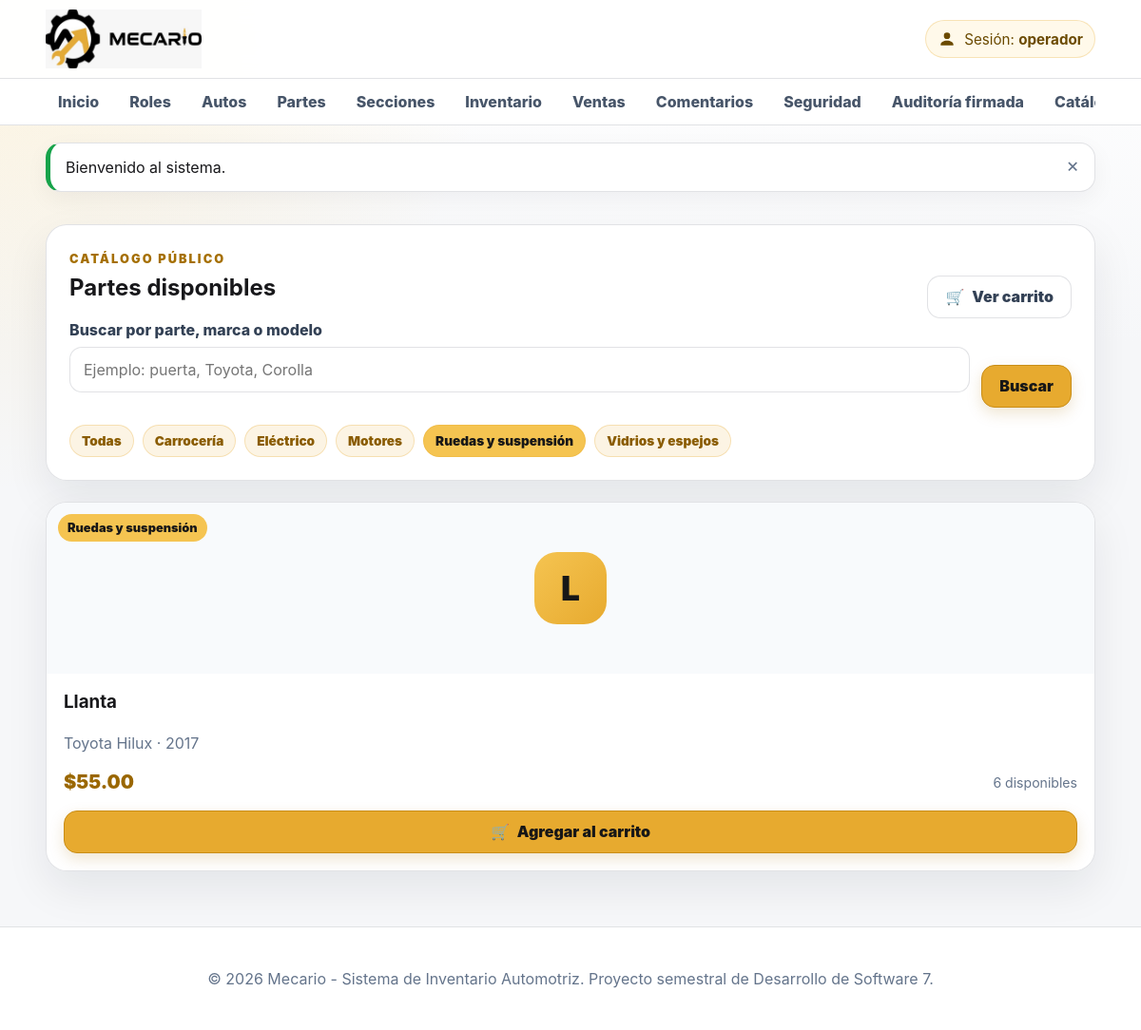
The app's page /public/categoria/5 (signed in), older data.
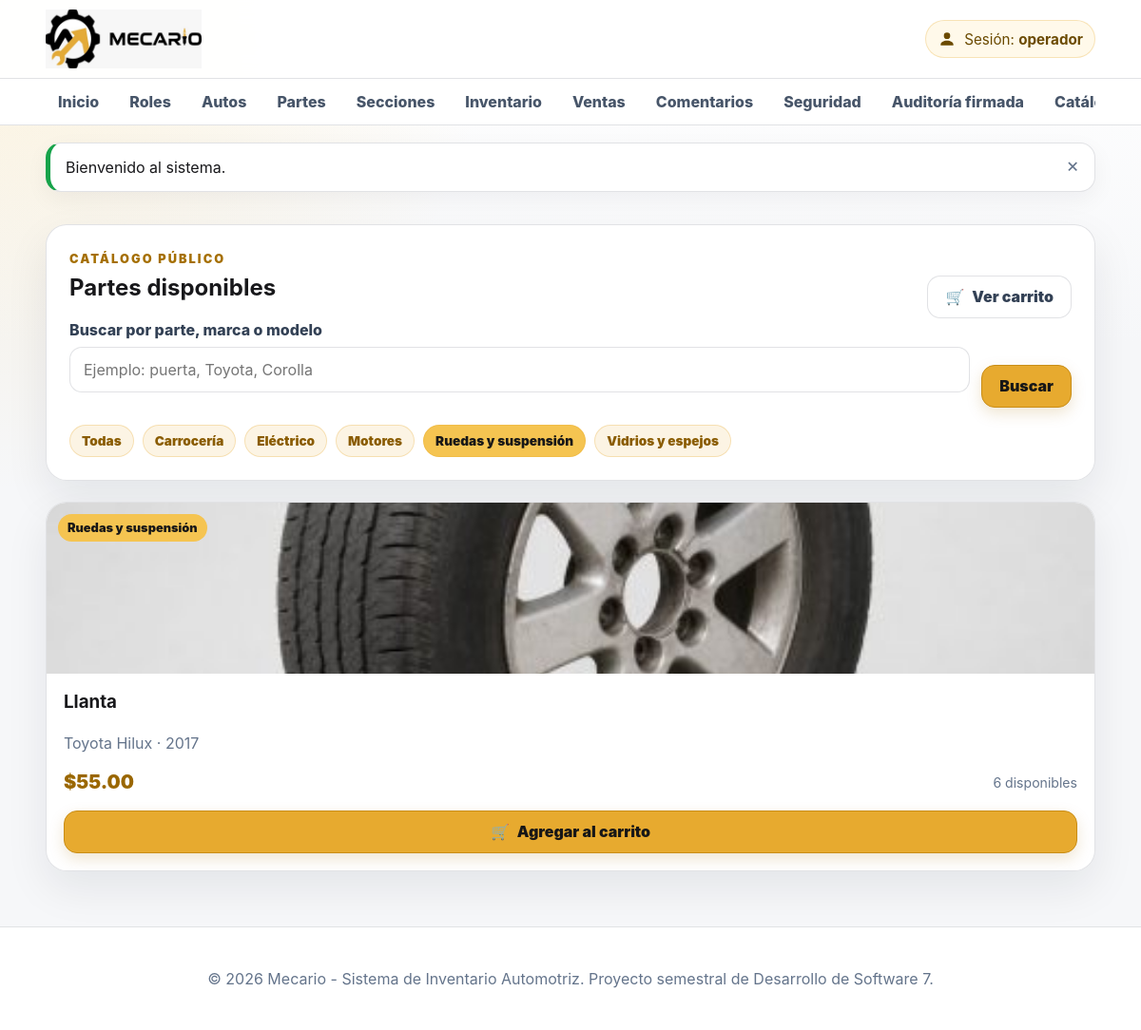
The same page, newer data.
### tables this page shows
CREATE TABLE IF NOT EXISTS inventario_partes (
    id_inventario INT UNSIGNED AUTO_INCREMENT PRIMARY KEY,
    id_auto INT UNSIGNED NOT NULL,
    id_parte INT UNSIGNED NOT NULL,
    id_seccion INT UNSIGNED NOT NULL,
    creado_por INT UNSIGNED NOT NULL,
    codigo_inventario VARCHAR(50) NOT NULL UNIQUE,
    descripcion_corta VARCHAR(255) NOT NULL,
    observaciones TEXT NULL,
    condicion_pieza ENUM('Excelente','Buena','Regular','Para reparar') NOT NULL DEFAULT 'Buena',
    precio DECIMAL(12,2) NOT NULL,
    cantidad INT UNSIGNED NOT NULL DEFAULT 0,
    thumbnail VARCHAR(255) NULL,
    imagen_grande VARCHAR(255) NULL,
    activo TINYINT(1) NOT NULL DEFAULT 1,
    fecha_creacion DATETIME NOT NULL DEFAULT CURRENT_TIMESTAMP,
    fecha_actualizacion DATETIME NULL DEFAULT NULL ON UPDATE CURRENT_TIMESTAMP,
    CONSTRAINT fk_inventario_auto FOREIGN KEY (id_auto) REFERENCES autos(id_auto)
        ON UPDATE CASCADE ON DELETE RESTRICT,
    CONSTRAINT fk_inventario_parte FOREIGN KEY (id_parte) REFERENCES partes(id_parte)
        ON UPDATE CASCADE ON DELETE RESTRICT,
    CONSTRAINT fk_inventario_seccion FOREIGN KEY (id_seccion) REFERENCES secciones(id_seccion)
        ON UPDATE CASCADE ON DELETE RESTRICT,
    CONSTRAINT fk_inventario_usuario FOREIGN KEY (creado_por) REFERENCES usuarios(id_usuario)
        ON UPDATE CASCADE ON DELETE RESTRICT,
    CONSTRAINT chk_inventario_precio CHECK (precio >= 0),
    CONSTRAINT chk_inventario_activo CHECK (activo IN (0,1)),
    INDEX idx_inventario_publico (activo,cantidad),
    INDEX idx_inventario_filtros (id_parte,id_auto,id_seccion),
    INDEX idx_inventario_descripcion (descripcion_corta)
);

CREATE TABLE IF NOT EXISTS partes (
    id_parte INT UNSIGNED AUTO_INCREMENT PRIMARY KEY,
    nombre_parte VARCHAR(100) NOT NULL UNIQUE,
    descripcion VARCHAR(255) NULL,
    activo TINYINT(1) NOT NULL DEFAULT 1,
    fecha_creacion DATETIME NOT NULL DEFAULT CURRENT_TIMESTAMP,
    fecha_actualizacion DATETIME NULL DEFAULT NULL ON UPDATE CURRENT_TIMESTAMP,
    CONSTRAINT chk_parte_activo CHECK (activo IN (0,1)),
    INDEX idx_parte_nombre (nombre_parte)
);

CREATE TABLE IF NOT EXISTS secciones (
    id_seccion INT UNSIGNED AUTO_INCREMENT PRIMARY KEY,
    codigo VARCHAR(30) NOT NULL UNIQUE,
    nombre_seccion VARCHAR(100) NOT NULL UNIQUE,
    descripcion VARCHAR(255) NULL,
    activo TINYINT(1) NOT NULL DEFAULT 1,
    fecha_creacion DATETIME NOT NULL DEFAULT CURRENT_TIMESTAMP,
    fecha_actualizacion DATETIME NULL DEFAULT NULL ON UPDATE CURRENT_TIMESTAMP,
    CONSTRAINT chk_seccion_activo CHECK (activo IN (0,1))
);

CREATE TABLE IF NOT EXISTS autos (
    id_auto INT UNSIGNED AUTO_INCREMENT PRIMARY KEY,
    marca VARCHAR(80) NOT NULL,
    modelo VARCHAR(100) NOT NULL,
    anio SMALLINT UNSIGNED NOT NULL,
    descripcion VARCHAR(255) NULL,
    activo TINYINT(1) NOT NULL DEFAULT 1,
    fecha_creacion DATETIME NOT NULL DEFAULT CURRENT_TIMESTAMP,
    fecha_actualizacion DATETIME NULL DEFAULT NULL ON UPDATE CURRENT_TIMESTAMP,
    CONSTRAINT uq_auto_marca_modelo_anio UNIQUE (marca,modelo,anio),
    CONSTRAINT chk_auto_activo CHECK (activo IN (0,1)),
    INDEX idx_auto_busqueda (marca,modelo,anio)
);

### app/Controllers/PublicController.php (called while the page is built, shortened)
<?php
final class PublicController
{
    private Database $db;
    public function __construct()
    {
        $this->db = Database::getInstancia();
    }
    public function categoria(string $id): void
    {
        $idSeccion = Sanitizer::entero($id);
        View::renderizar('publico/catalogo', [
            'titulo' => 'Catálogo de partes',
            'secciones' => $this->obtenerSecciones(),
            'resultados' => $this->obtenerCatalogo(idSeccion: $idSeccion),
            'busqueda' => '',
            'idSeccion' => $idSeccion,
        ]);
    }
    private function obtenerSecciones(): array
    {
        return $this->db->consultarTodos(
            'SELECT id_seccion, codigo, nombre_seccion
                FROM secciones
                WHERE activo = 1
                ORDER BY nombre_seccion'
        );
    }
    private function obtenerCatalogo(
        string $busqueda = '',
        ?int $idSeccion = null,
        ?int $limite = null
    ): array {
        $condiciones = ['ip.activo = 1', 'ip.cantidad > 0'];
        $parametros = [];
        if ($idSeccion !== null && $idSeccion > 0) {
            $condiciones[] = 'ip.id_seccion = :id_seccion';
            $parametros['id_seccion'] = $idSeccion;
        }
        $sql = 'SELECT
                ip.id_inventario,
                ip.descripcion_corta,
                ip.condicion_pieza,
                ip.precio,
                ip.cantidad,
                ip.thumbnail,
                ip.imagen_grande,
                a.marca,
                a.modelo,
                a.anio,
                p.nombre_parte,
                s.nombre_seccion
            FROM inventario_partes ip
            INNER JOIN autos a ON a.id_auto = ip.id_auto
            INNER JOIN partes p ON p.id_parte = ip.id_parte
            INNER JOIN secciones s ON s.id_seccion = ip.id_seccion
            WHERE ' . implode(' AND ', $condiciones) . '
            ORDER BY ip.fecha_creacion DESC';
        return $this->db->consultarTodos($sql, $parametros);
    }
}

### public/index.php (called while the page is built, shortened)
<?php
$router = new Router();
$router->despachar();

### app/Helpers/Url.php (called while the page is built, shortened)
<?php
final class Url
{
    public static function base(): string
    {
        $script = str_replace(
            '\\',
            '/',
            $_SERVER['SCRIPT_NAME'] ?? '/public/index.php'
        );
        $base = rtrim(dirname($script), '/');
        return $base === '.' ? '' : $base;
    }
    public static function ruta(string $ruta = '/'): string
    {
        $ruta = '/' . ltrim($ruta, '/');
        return self::base() . ($ruta === '//' ? '/' : $ruta);
    }
    public static function upload(string $archivo): string
    {
        $baseProyecto = dirname(self::base());
        return rtrim($baseProyecto, '/') . '/' . ltrim($archivo, '/');
    }
}

### app/Helpers/Sanitizer.php (called while the page is built, shortened)
<?php
final class Sanitizer
{
    public static function html(mixed $valor): string
    {
        return htmlspecialchars(
            (string) $valor,
            ENT_QUOTES | ENT_SUBSTITUTE,
            'UTF-8'
        );
    }
}

### app/Core/Database.php (called while the page is built, shortened)
<?php
final class Database
{
    private PDO $conexion;
    private function __construct()
    {
        $config = require dirname(__DIR__, 2) . '/config/config.php';
        $db = $config['database'];
        $dsn = sprintf(
            'mysql:host=%s;port=%s;dbname=%s;charset=%s',
            $db['host'],
            $db['port'],
            $db['name'],
            $db['charset']
        );
        try {
            $this->conexion = new PDO(
                $dsn,
                $db['user'],
                $db['password'],
                [
                    PDO::ATTR_ERRMODE => PDO::ERRMODE_EXCEPTION,
                    PDO::ATTR_DEFAULT_FETCH_MODE => PDO::FETCH_ASSOC,
                    PDO::ATTR_EMULATE_PREPARES => false,
                ]
            );
        } catch (PDOException $exception) {
            throw new RuntimeException(
                'No se pudo conectar con la base de datos.',
                0,
                $exception
            );
        }
    }
    public function consultar(string $sql, array $parametros = []): PDOStatement
    {
        $sentencia = $this->conexion->prepare($sql);
        $sentencia->execute($parametros);
        return $sentencia;
    }
    public function consultarTodos(string $sql, array $parametros = []): array
    {
        return $this->consultar($sql, $parametros)->fetchAll();
    }
}

### app/Views/publico/catalogo.php (the view, shortened to what the changed rows need)
<main class="container">
    <section class="card catalogo-encabezado">
        <span class="eyebrow">Catálogo público</span>
        <div class="catalog-title-row"><h1>Partes disponibles</h1><a class="btn btn-secundario" href="<?= Sanitizer::html(Url::ruta('/carrito')) ?>"><span aria-hidden="true">🛒</span> Ver carrito</a></div>
        <form
            class="form-busqueda"
            action="<?= Sanitizer::html(Url::ruta('/catalogo')) ?>"
            method="GET"
        >
            <div class="form-group form-group-busqueda">
                <label for="q">Buscar por parte, marca o modelo</label>
                <input
                    type="text"
                    id="q"
                    name="q"
                    placeholder="Ejemplo: puerta, Toyota, Corolla"
                    value="<?= Sanitizer::html($busqueda) ?>"
                >
            </div>
            <button class="btn" type="submit">Buscar</button>
        </form>
        <?php if ($secciones !== []): ?>
            <div class="chips">
                <a
                    class="chip <?= $idSeccion === null ? 'chip-activo' : '' ?>"
                    href="<?= Sanitizer::html(Url::ruta('/catalogo')) ?>"
                >
                    Todas
                </a>
                <?php foreach ($secciones as $seccion): ?>
                    <a
                        class="chip <?= (
                            $idSeccion === (int) $seccion['id_seccion']
                        ) ? 'chip-activo' : '' ?>"
                        href="<?= Sanitizer::html(
                            Url::ruta('/categoria/' . $seccion['id_seccion'])
                        ) ?>"
                    >
                        <?= Sanitizer::html($seccion['nombre_seccion']) ?>
                    </a>
                <?php endforeach; ?>
            </div>
        <?php endif; ?>
    </section>
    <?php if ($resultados === []): ?>
        <section class="card catalogo-vacio">
            <p class="muted">
                No se encontraron piezas con esos criterios. Intente con
                otro término de búsqueda o revise otra categoría.
            </p>
        </section>
    <?php else: ?>
        <div class="grid-cards grid-catalogo">
            <?php foreach ($resultados as $pieza): ?>
                <?php include __DIR__ . '/_tarjeta-parte.php'; ?>
            <?php endforeach; ?>
        </div>
    <?php endif; ?>
</main>

### app/Core/Router.php (shortened to what the changed rows need)
<?php
final class Router
{
    private array $rutas = [];
    private function agregar(
        string $metodo,
        string $ruta,
        callable|array $accion
    ): void {
        $this->rutas[$metodo][] = [
            'ruta' => $this->normalizar($ruta),
            'accion' => $accion,
        ];
    }
    public function despachar(): void
    {
        $metodo = strtoupper($_SERVER['REQUEST_METHOD'] ?? 'GET');
        $rutaActual = $this->obtenerRutaActual();
        foreach ($this->rutas[$metodo] ?? [] as $rutaRegistrada) {
            $parametros = $this->coincide(
                $rutaRegistrada['ruta'],
                $rutaActual
            );
            if ($parametros !== false) {
                $this->ejecutarAccion(
                    $rutaRegistrada['accion'],
                    $parametros
                );
                return;
            }
        }
    }
    private function obtenerRutaActual(): string
    {
        $uri = parse_url(
            $_SERVER['REQUEST_URI'] ?? '/',
            PHP_URL_PATH
        ) ?: '/';
        $base = dirname($_SERVER['SCRIPT_NAME'] ?? '');
        if (
            $base !== ''
            && $base !== '/'
            && str_starts_with($uri, $base)
        ) {
            $uri = substr($uri, strlen($base));
        }
        return $this->normalizar($uri);
    }
    private function normalizar(string $ruta): string
    {
        $ruta = '/' . trim($ruta, '/');
        return $ruta === '//' ? '/' : $ruta;
    }
    private function coincide(
        string $rutaRegistrada,
        string $rutaActual
    ): array|false {
        $patron = preg_replace(
            '#\{[a-zA-Z_][a-zA-Z0-9_]*\}#',
            '([^/]+)',
            $rutaRegistrada
        );
        if (!preg_match('#^' . $patron . '$#', $rutaActual, $coincidencias)) {
            return false;
        }
        array_shift($coincidencias);
        return $coincidencias;
    }
    private function ejecutarAccion(
        callable|array $accion,
        array $parametros
    ): void {
        if (
            is_array($accion)
            && isset($accion[0], $accion[1])
            && is_string($accion[0])
        ) {
            $controlador = new $accion[0]();
            $metodo = $accion[1];
            $controlador->{$metodo}(...$parametros);
            return;
        }
    }
}

### app/Views/publico/_tarjeta-parte.php (shortened to what the changed rows need)
<?php
$miniatura = $pieza['thumbnail'] ?? null;
?>
<article class="card card-parte">
    <a class="card-parte-link" href="<?= Sanitizer::html(Url::ruta('/parte/' . $pieza['id_inventario'])) ?>">
        <div class="card-parte-imagen">
            <?php if ($miniatura): ?>
                <img src="<?= Sanitizer::html(Url::upload($miniatura)) ?>" alt="<?= Sanitizer::html($pieza['nombre_parte']) ?>" loading="lazy">
            <?php else: ?>
                <span class="card-parte-sin-imagen" aria-hidden="true"><?= Sanitizer::html(mb_substr($pieza['nombre_parte'], 0, 1)) ?></span>
            <?php endif; ?>
            <span class="badge-seccion"><?= Sanitizer::html($pieza['nombre_seccion']) ?></span>
        </div>
        <div class="card-parte-info">
            <h3><?= Sanitizer::html($pieza['nombre_parte']) ?></h3>
            <p class="muted"><?= Sanitizer::html($pieza['marca'] . ' ' . $pieza['modelo'] . ' · ' . $pieza['anio']) ?></p>
            <div class="card-parte-precio">
                <span class="precio">$<?= Sanitizer::html(number_format((float) $pieza['precio'], 2)) ?></span>
                <span class="existencias"><?= Sanitizer::html((string) $pieza['cantidad']) ?> disponibles</span>
            </div>
        </div>
    </a>
    <form class="card-cart-form" method="POST" action="<?= Sanitizer::html(Url::ruta('/carrito/agregar/' . $pieza['id_inventario'])) ?>">
        <button class="btn btn-cart" type="submit"><span aria-hidden="true">🛒</span> Agregar al carrito</button>
    </form>
</article>

Row changes from the older to the newer data that the page shows:
changed inventario_partes "Llanta": thumbnail: picture added
Text that changed along with them:
list line gone: "L"
